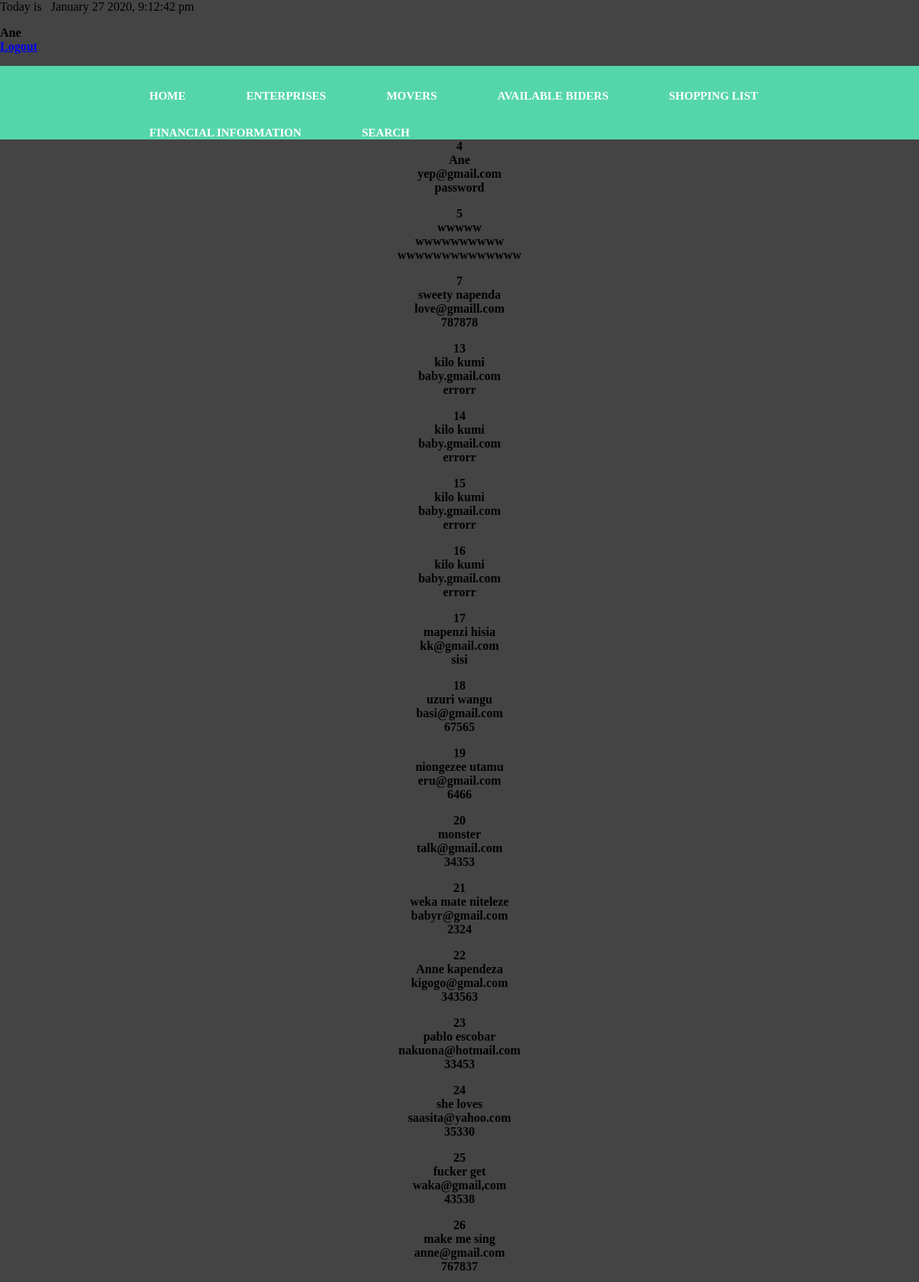
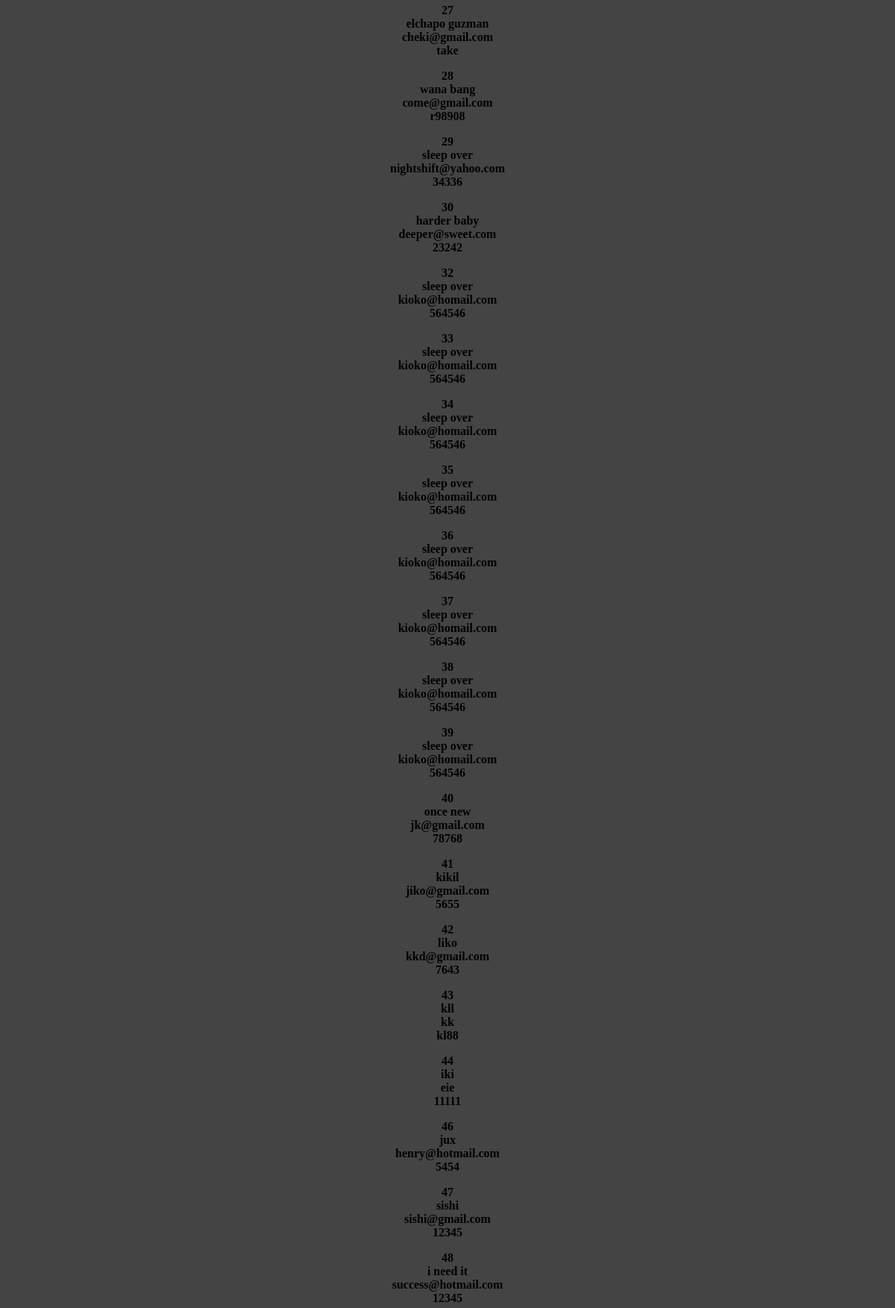
The page /output.php (signed in, upper part) on the database its author committed (2 pictures, top to bottom).
### tables this page shows
CREATE TABLE `users` (
  `id` int(11) NOT NULL,
  `name` varchar(20) NOT NULL,
  `email` varchar(20) NOT NULL,
  `password` varchar(40) NOT NULL
);

### output.php (the view, shortened to what this page needs)
<?php
include 'session.php';
if(!isset($_SESSION['name'])){
echo "<p> Acess denied";
}else{
	include 'Navbar.php';
$con = mysqli_connect("localhost", "root", "") or die ("we have failed to connect");
mysqli_select_db ($con, "mapro");
$result = mysqli_query($con, "SELECT * FROM users");
while ($row = mysqli_fetch_array($result)){
	echo "<center>".$row['id']."<br/>".$row['name']." <br/>".$row['email']."<br/> ".$row['password'];
	echo "<p>";
}
}
?>

### session.php (shortened to what this page needs)
<!DOCTYPE html>
<html>
<head>
<link rel="stylesheet" type="text/css" href="Navbar.css">
</head>
<body>
<?php
$date= date('F d Y, g:i:s a');
echo 'Today is &nbsp '.$date.'<p>';
if(isset($_SESSION['name'])|| isset($_COOKIE['jancid'])){
if(!isset($_SESSION['name'])){
	echo "Session not available";
}else{
	echo "<strong>";
	echo "<b>".$_SESSION['name']." <br/><a href='logout.php'>Logout</a>";
	echo "</strong>";
}
}else{
	echo "Access denied";
}
?>
</body>
</html>

### Navbar.php (shortened to what this page needs)
<!DOCTYPE>
<html>
<head>
<link rel="stylesheet" type="text/css" href="Navbar.css"/>
</head>
<header>
<div class="container">
<nav>
 	<li><a href ="home.php">home</a></li>
	<li><a href="forms.php">Enterprises</a></li>
	<li><a href="update.php">Movers</a></li>
	<li><a href ="delete.php">Available biders</a></li>
	<li><a href="output.php">shopping list</a></li>
	<li><a href="output.php">financial information</a></li>
	<li><a href="search.php">search</a></li>
</nav>
</div>
</header>
<body>
</body>
</html>

### Navbar.css (style rules this page uses)
body { margin: 0; background-color: #444; font-family: 'work sans' san-serif; font-weight: 300; }
.container { width: 80%; margin: 0 auto; }
header { background-color: #55d6aa; }
nav li { display: inline-block; margin-left: 75px; padding-top: 25px; position: relative; }
nav a { color: #fff; text-transform: uppercase; text-decoration: none; font-size: 15px; }
nav a:before { content: ""; display: block; height: 5px; background-color: #555; position: relative; top: 0; width: 0; transition: all ease-in-out 20ms; }

### rows shown on the page
users: id "4", name "Ane", email "yep@gmail.com", password "password"
users: id "5", name "wwwww", email "wwwwwwwwww", password "wwwwwwwwwwwwww"
users: id "7", name "sweety napenda", email "love@gmaill.com", password "787878"
users: id "13", name "kilo kumi", email "baby.gmail.com", password "errorr"
users: id "14", name "kilo kumi", email "baby.gmail.com", password "errorr"
users: id "15", name "kilo kumi", email "baby.gmail.com", password "errorr"
users: id "16", name "kilo kumi", email "baby.gmail.com", password "errorr"
users: id "17", name "mapenzi hisia", email "kk@gmail.com", password "sisi"
users: id "18", name "uzuri wangu", email "basi@gmail.com", password "67565"
users: id "19", name "niongezee utamu", email "eru@gmail.com", password "6466"
users: id "20", name "monster", email "talk@gmail.com", password "34353"
users: id "21", name "weka mate niteleze", email "babyr@gmail.com", password "2324"
users: id "22", name "Anne kapendeza", email "kigogo@gmal.com", password "343563"
users: id "23", name "pablo escobar", email "nakuona@hotmail.com", password "33453"
users: id "24", name "she loves", email "saasita@yahoo.com", password "35330"
users: id "25", name "fucker get", email "waka@gmail,com", password "43538"
users: id "26", name "make me sing", email "anne@gmail.com", password "767837"
users: id "27", name "elchapo guzman", email "cheki@gmail.com", password "take"
users: id "28", name "wana bang", email "come@gmail.com", password "r98908"
users: id "29", name "sleep over", email "nightshift@yahoo.com", password "34336"
users: id "30", name "harder baby", email "deeper@sweet.com", password "23242"
users: id "32", name "sleep over", email "kioko@homail.com", password "564546"
users: id "33", name "sleep over", email "kioko@homail.com", password "564546"
users: id "34", name "sleep over", email "kioko@homail.com", password "564546"
users: id "35", name "sleep over", email "kioko@homail.com", password "564546"
users: id "36", name "sleep over", email "kioko@homail.com", password "564546"
users: id "37", name "sleep over", email "kioko@homail.com", password "564546"
users: id "38", name "sleep over", email "kioko@homail.com", password "564546"
users: id "39", name "sleep over", email "kioko@homail.com", password "564546"
users: id "40", name "once new", email "jk@gmail.com", password "78768"
users: id "41", name "kikil", email "jiko@gmail.com", password "5655"
users: id "42", name "liko", email "kkd@gmail.com", password "7643"
users: id "43", name "kll", email "kk", password "kl88"
users: id "44", name "iki", email "eie", password "11111"
users: id "46", name "jux", email "henry@hotmail.com", password "5454"
users: id "47", name "sishi", email "sishi@gmail.com", password "12345"
users: id "48", name "i need it", email "success@hotmail.com", password "12345"

### other values the page prints
$_SESSION['name'] "Ane"
